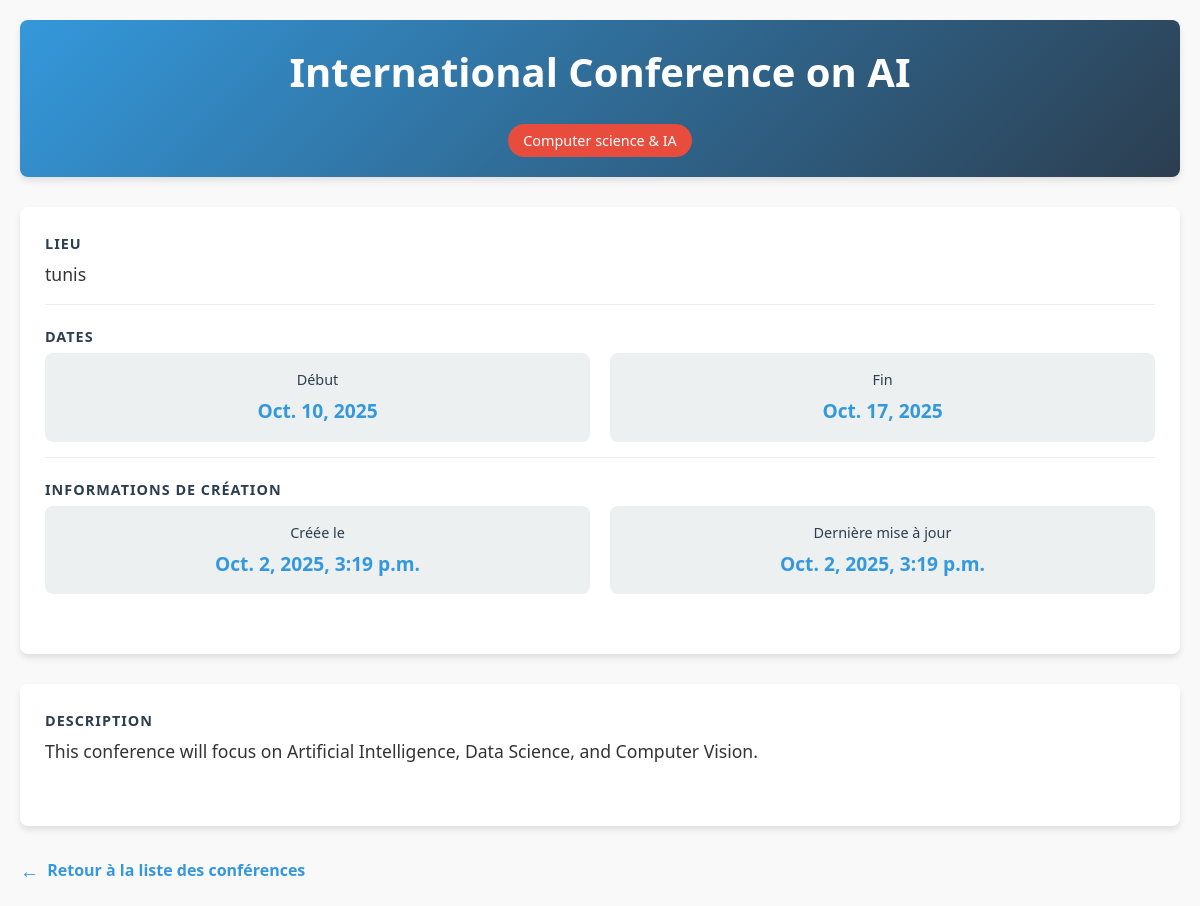
Screenshot of /conferences/detail/1/ with the database file from the repository.
### ConferenceApp/models.py (models this page shows, shortened)
class Conference(models.Model):
    conference_id = models.AutoField(primary_key=True)
    name = models.CharField(max_length=255)
    description = models.TextField(validators=[
        MinLengthValidator(30, message="La description doit contenir au moins 30 caractères.")
    ])
    location = models.CharField(max_length=255)
    THEME = [
        ("CS&IA", "Computer science & IA"),
        ("CS", "Social science"),
        ("SE", "Science and eng")
    ]
    theme = models.CharField(max_length=255, choices=THEME)
    start_date = models.DateField()
    end_date = models.DateField()
    created_at = models.DateTimeField(auto_now_add=True)
    update_at = models.DateTimeField(auto_now=True)

### ConferenceApp/views.py (the view)
# urls.py: path("detail/<int:pk>/", ConfernceDetail.as_view(), name="Conference_detail"),
class ConfernceDetail(DetailView):
    model =Conference
    context_object_name = 'conference'
    template_name = 'conference/detail.html'

### GestionConference/Templates/conference/detail.html (shortened to what this page needs)
<!DOCTYPE html>
<html lang="fr">
<head>
</head>
<body>
    <div class="header">
        <h1>{{ conference.name }}</h1>
        <div class="theme-badge">{{ conference.get_theme_display }}</div>
    </div>
    <div class="conference-container">
        <div class="conference-info">
            <div class="info-item">
                <span class="label">Lieu</span>
                <span class="value">{{ conference.location }}</span>
            </div>
            <div class="info-item">
                <span class="label">Dates</span>
                <div class="date-container">
                    <div class="date-box">
                        <div class="date-label">Début</div>
                        <div class="date-value">{{ conference.start_date }}</div>
                    </div>
                    <div class="date-box">
                        <div class="date-label">Fin</div>
                        <div class="date-value">{{ conference.end_date }}</div>
                    </div>
                </div>
            </div>
            <div class="info-item">
                <span class="label">Informations de création</span>
                <div class="date-container">
                    <div class="date-box">
                        <div class="date-label">Créée le</div>
                        <div class="date-value">{{ conference.created_at }}</div>
                    </div>
                    <div class="date-box">
                        <div class="date-label">Dernière mise à jour</div>
                        <div class="date-value">{{ conference.update_at }}</div>
                    </div>
                </div>
            </div>
        </div>
    </div>
    <div class="description-box">
        <div class="info-item">
            <span class="label">Description</span>
            <p class="value">{{ conference.description }}</p>
        </div>
    </div>
    <p><a href="{% url 'Conferences_list' %}" class="back-link">Retour à la liste des conférences</a></p>
</body>
</html>

### GestionConference/Templates/conference/detail.html (style rules this page uses)
:root { --primary-color: #3498db; --secondary-color: #2c3e50; --accent-color: #e74c3c; --light-color: #ecf0f1; --text-color: #333; --border-radius: 8px; --box-shadow: 0 4px 6px rgba(0, 0, 0, 0.1); }
* { margin: 0; padding: 0; box-sizing: border-box; }
body { font-family: 'Segoe UI', Tahoma, Geneva, Verdana, sans-serif; line-height: 1.6; color: var(--text-color); background-color: #f9f9f9; padding: 20px; max-width: 1200px; margin: 0 auto; }
.header { text-align: center; margin-bottom: 30px; padding: 20px; background: linear-gradient(135deg, var(--primary-color), var(--secondary-color)); color: white; border-radius: var(--border-radius); box-shadow: var(--box-shadow); }
h1 { font-size: 2.5rem; margin-bottom: 10px; }
.theme-badge { display: inline-block; background-color: var(--accent-color); color: white; padding: 5px 15px; border-radius: 20px; font-size: 0.9rem; margin-top: 10px; }
.conference-container { display: flex; flex-wrap: wrap; gap: 30px; margin-bottom: 30px; }
.conference-info { flex: 1; min-width: 300px; background-color: white; padding: 25px; border-radius: var(--border-radius); box-shadow: var(--box-shadow); }
.info-item { margin-bottom: 20px; padding-bottom: 15px; border-bottom: 1px solid #eee; }
.info-item:last-child { border-bottom: none; }
.label { font-weight: bold; color: var(--secondary-color); display: block; margin-bottom: 5px; font-size: 0.9rem; text-transform: uppercase; letter-spacing: 1px; }
.value { font-size: 1.1rem; }
.date-container { display: flex; gap: 20px; flex-wrap: wrap; }
.date-box { flex: 1; min-width: 200px; background-color: var(--light-color); padding: 15px; border-radius: var(--border-radius); text-align: center; }
.date-label { font-size: 0.9rem; color: var(--secondary-color); margin-bottom: 5px; }
.date-value { font-size: 1.2rem; font-weight: bold; color: var(--primary-color); }
.description-box { background-color: white; padding: 25px; border-radius: var(--border-radius); box-shadow: var(--box-shadow); margin-bottom: 30px; }
.back-link { display: inline-flex; align-items: center; color: var(--primary-color); text-decoration: none; font-weight: bold; transition: color 0.3s; }
.back-link::before { content: "←"; margin-right: 8px; font-size: 1.2rem; }

### rows the page displays
Conference: name "International Conference on AI", theme "Computer science & IA", location "tunis", start_date "Oct. 10, 2025", end_date "Oct. 17, 2025", created_at "Oct. 2, 2025, 3:19 p.m.", update_at "Oct. 2, 2025, 3:19 p.m.", description "This conference will focus on Artificial Intelligence, Data Science, and Computer Vision."
